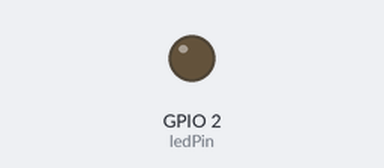
Simulated run of this sketch. Board: ESP32. Shown: output pins drawn as LEDs (lit = HIGH). WiFi joins after 1.5 s; servers stay silent unless stated; uploads are accepted with an empty reply; random numbers use the default seed unless the sketch sets one; what the sketch prints to the serial monitor is not drawn.

Above: at 0.1 s.
At 2.8 s:
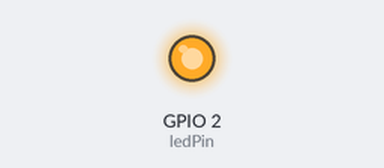
Timing chart, 0 to 4.9 s (numbered marks = the images above):
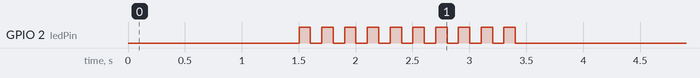

The sketch:

AnalogRead_VoltsRead.ino
```cpp
// Envio para o sheets e TELEGRAM / TRIFASICO
#include <PZEM004Tv30.h>
#include <HTTPClient.h>
#include <WiFi.h>
#include "string.h"

#define ledPin 2

int x;
const char* ssid     = "Embasa USA-M";     // your network SSID (name of wifi network)
const char* password = "Sup0rt3!@#";       // your network password
// const char* ssid     = "E.E.E";
// const char* password = "GAMBOA-0";

char *server = "script.google.com";        // Server URL
char *GScriptId1 = "AKfycby_lpNpKvxaUHXzJdYF9Jz-zvJRuXYWNhPzFv-9MPm49dvs8OgSJs2IvY-T9n92IMIR"; //planilha teste
const int httpsPort = 443;
WiFiClientSecure client;

WiFiClientSecure secured_client;
WiFiUDP ntpUDP;

// Leitura Analogica NIVEL
#define ANALOG_PIN_0 36
int analog_value = 0;
int read_percent = 0;
float ref_percent = 100;
int adc_intervals = 4095;


// Leitura Tensao
int R_RX1 = 16;
int R_TX1 = 17;


void setup() {
  Serial.begin(115200);

  pinMode(ledPin , OUTPUT);
  digitalWrite(ledPin, LOW);

  //connect_wifi();
  Serial.print("Connecting to wifi: ");
  Serial.println(ssid);
  Serial.flush();
  WiFi.begin(ssid, password);
  while (WiFi.status() != WL_CONNECTED)
  {
    delay(500);
    Serial.print(WiFi.status());
    Serial.print(".");
  }
  Serial.println("");
  Serial.println("WiFi connected");
  Serial.print("IP address: ");
  Serial.println(WiFi.localIP());

  //Sinalizacao de conexao OK
  x = 0;
  while (x < 10)
  {
    digitalWrite(ledPin, HIGH);
    delay(100);
    digitalWrite(ledPin, LOW);
    delay(100);
    x = x+1;
  }

  PZEM004Tv30 pzemR(Serial1, R_RX1, R_TX1);

}

void loop() {
  // Testes com numeros aleatórios
  int read_percent_R         = random(0,100);
  int analog_value_R         = random(0,4095);
  read_percent = read_percent_R * (ref_percent / adc_intervals);
  analog_value = analog_value_R;
  read_percent = int(read_percent);

  // read_percent = analogRead(ANALOG_PIN_0) * (ref_percent / adc_intervals);
  // analog_value = analogRead(ANALOG_PIN_0);
  // read_percent = int(read_percent);

  delay(100);
  // Serial.println(read_percent);
  // Serial.println(analog_value);
  // Serial.println("Leitura de Nível enviada");


   //--------------------------------------------------> FASE R <--------------------------------------------------

  // PZEM004Tv30 pzemR(Serial1, R_RX1, R_TX1);

  // int tensao_R      = pzemR.voltage();
  // int corrente_R    = pzemR.current();
  // int potencia_R    = pzemR.power();                    // ---> LEITURA DIRETA DO TRANSDUTOR <---
  // int consumo_R     = pzemR.energy();
  // int frequencia_R  = pzemR.frequency();
  // int fp_R          = pzemR.pf() / 100.0;

  // // Print the values to the Serial console
  // Serial.print("Tensão_R: ");        Serial.print(tensao_R);           Serial.println("V");
  // Serial.print("Corrente_R: ");      Serial.print(corrente_R);         Serial.println("A");
  // Serial.print("Potencia_R: ");      Serial.print(potencia_R);         Serial.println("W");
  // Serial.print("Consumo_R: ");       Serial.print(consumo_R,3);        Serial.println("kWh");
  // Serial.print("Frequencia_R: ");    Serial.print(frequencia_R, 1);    Serial.println("Hz");
  // Serial.print("FP_R: ");            Serial.println(fp_R);

  // Serial.println();
  // delay(100);

  // ------------------------------------------------------ (TESTES // Gerador de números aleatórios)-------//
  int tensao_R         = random(380,400);
  // int corrente_R       = random(80,98);
  // int potencia_R       = random(5500,7800);
  // int consumo_R        = random(1080,1098);
  // int frequencia_R     = random(57,60);
  // float fp_R           = random(92,98) / 100.0;

   Serial.println("Dados FASE R enviados");
   delay(100);
  // -------------------------------------------------------------------------------------------------------//


  HTTPClient http;
  String url = String("https://script.google.com") + "/macros/s/" + GScriptId1 + "/exec?"
                + "value45="    + read_percent
                + "&value46="   + analog_value
                + "&value47="   + tensao_R;

  Serial.print("Making a request");
  http.begin(url.c_str()); //Specify the URL and certificate
  http.setFollowRedirects(HTTPC_STRICT_FOLLOW_REDIRECTS);
  int httpCode = http.GET();
  String payload;
  if (httpCode > 0) { //Check for the returning code
    payload = http.getString();
    Serial.println(httpCode);
    Serial.println(payload);
  }
  else {
    Serial.println("Error on HTTP request");
  }
  http.end();

  delay(1000);

}
```
